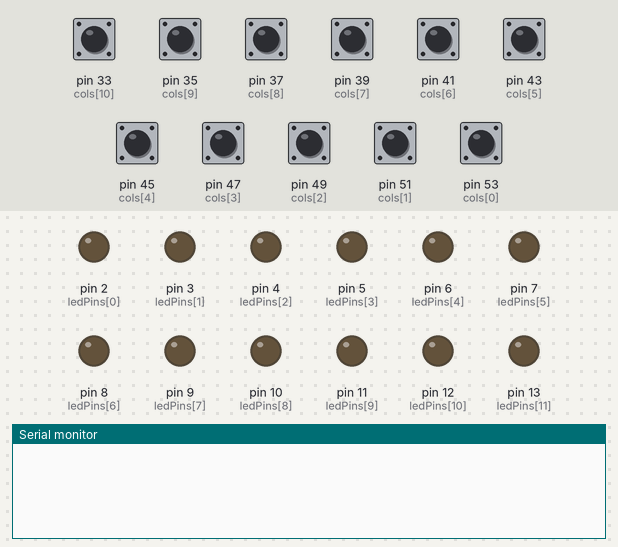
The program below on a simulated Arduino Mega 2560, built with avr-gcc and run on an emulated ATmega2560. Parts: output pins drawn as LEDs (lit = HIGH), the last lines printed to the serial monitor. The inputs (shaded band) are chosen by the test bench; at power-on: pin 33 (cols[10]), pin 35 (cols[9]), pin 37 (cols[8]), pin 39 (cols[7]), pin 41 (cols[6]), pin 43 (cols[5]), pin 45 (cols[4]), pin 47 (cols[3]), pin 49 (cols[2]), pin 51 (cols[1]), pin 53 (cols[0]) HIGH. Pins used as bus, display or sensor lines are not drawn.

Above: at 1.2 s.
1.3 s: pin 33 (cols[10]) pulled LOW for 0.15 s
At 1.43 s:
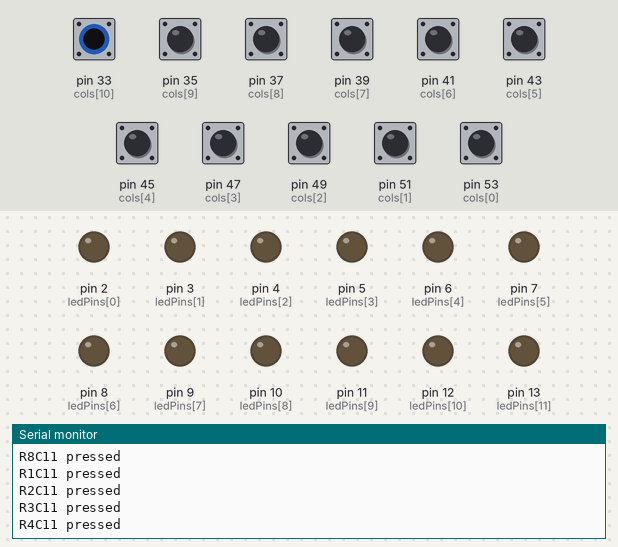
At 2.6 s:
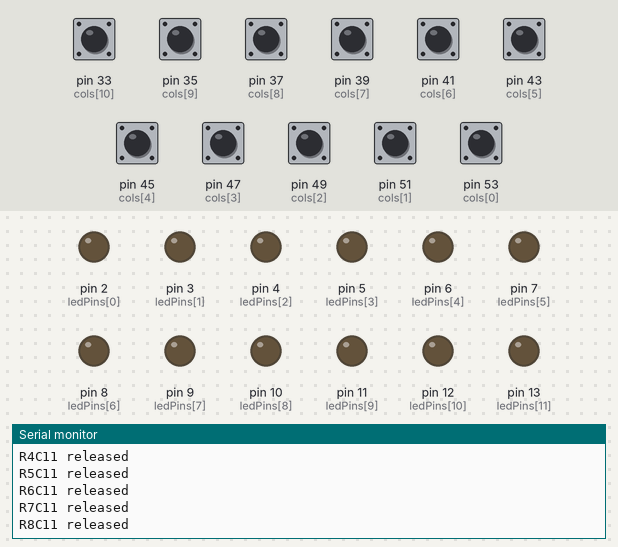
Timing chart, 0 to 4.3 s (numbered marks = the images above; inputs shaded):
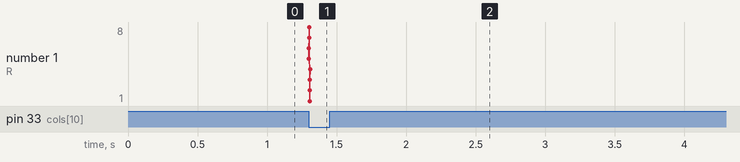

Measured:
- after the input at 1.3 s, the serial monitor: prints a new line at once (image 1)

The program:

main.cpp
```cpp
#include <Arduino.h>

#define BAUD_RATE 115200

// ===== BTN MATRIX =====
const uint8_t rows[8] = {52, 50, 48, 46, 44, 42, 40, 38};
const uint8_t rowCount = sizeof(rows) / sizeof(rows[0]);

const uint8_t cols[11] = {53, 51, 49, 47, 45, 43, 41, 39, 37, 35, 33};
const uint8_t colCount = sizeof(cols) / sizeof(cols[0]);
// ===========================

// ===== LED =====
const uint8_t ledPins[] = {2, 3, 4, 5, 6, 7, 8, 9, 10, 11, 12, 13};
const uint8_t ledCount = sizeof(ledPins) / sizeof(ledPins[0]);

uint8_t currentLed = 0;
unsigned long lastSwitch = 0;
const unsigned long ledInterval = 500;
// ===========================

uint8_t prevState[colCount][rowCount];

void setupSerialConnection()
{
  Serial.begin(BAUD_RATE);
}

void initPrevState()
{
  for (uint8_t c = 0; c < colCount; c++)
  {
    for (uint8_t r = 0; r < rowCount; r++)
    {
      prevState[c][r] = HIGH;
    }
  }
}

void setupMatrix()
{
  for (int i = 0; i < rowCount; i++)
  {
    pinMode(rows[i], OUTPUT);
    digitalWrite(rows[i], HIGH);
  }

  for (int i = 0; i < colCount; i++)
  {
    pinMode(cols[i], INPUT_PULLUP);
  }
}

void keyPressedEvent(uint8_t row, uint8_t col)
{
  Serial.print("R");
  Serial.print(row + 1);
  Serial.print("C");
  Serial.print(col + 1);
  Serial.println(" pressed");
}

void keyReleasedEvent(uint8_t row, uint8_t col)
{
  Serial.print("R");
  Serial.print(row + 1);
  Serial.print("C");
  Serial.print(col + 1);
  Serial.println(" released");
}

void scanMatrix()
{
  for (int rowIndex = 0; rowIndex < rowCount; rowIndex++)
  {
    uint8_t currRowPin = rows[rowIndex];

    // Enable one row
    pinMode(currRowPin, OUTPUT);
    digitalWrite(currRowPin, LOW);

    // Read all columns for the row
    for (int colIndex = 0; colIndex < colCount; colIndex++)
    {
      uint8_t currColPin = cols[colIndex];

      // Read column state
      byte state = digitalRead(currColPin);

      if (prevState[colIndex][rowIndex] != state)
      {
        // LOW = press | HIGH = release
        if (state == LOW)
        {
          keyPressedEvent(rowIndex, colIndex);
        }
        else
        {
          keyReleasedEvent(rowIndex, colIndex);
        }
      }

      prevState[colIndex][rowIndex] = state;
    }

    // Disable row
    digitalWrite(currRowPin, HIGH);
    pinMode(currRowPin, INPUT);
  }
}

void setupLeds()
{
  for (uint8_t i = 0; i < ledCount; i++)
  {
    pinMode(ledPins[i], OUTPUT);
    digitalWrite(ledPins[i], LOW);
  }
}

void readSerialCommands()
{
  if (Serial.available() > 0)
  {
    String data = Serial.readStringUntil('\n');
    data.trim();

    if (data.startsWith("LED:"))
    {
      int firstColon = data.indexOf(':');
      int secondColon = data.indexOf(':', firstColon + 1);

      if (firstColon != -1 && secondColon != -1)
      {
        int ledIndex = data.substring(firstColon + 1, secondColon).toInt();
        int ledState = data.substring(secondColon + 1).toInt();

        if (ledIndex >= 0 && ledIndex < ledCount)
        {
          digitalWrite(ledPins[ledIndex], ledState > 0 ? HIGH : LOW);
        }
      }
    }
  }
}

void runLedTest()
{
  if (millis() - lastSwitch >= ledInterval)
  {
    lastSwitch = millis();

    digitalWrite(ledPins[currentLed], LOW);

    currentLed++;
    if (currentLed >= ledCount)
      currentLed = 0;

    digitalWrite(ledPins[currentLed], HIGH);
  }
}

void setup()
{
  setupSerialConnection();
  initPrevState();
  setupMatrix();
  setupLeds();
}

void loop()
{
  readSerialCommands();
  // runLedTest();
  scanMatrix();
}
```
